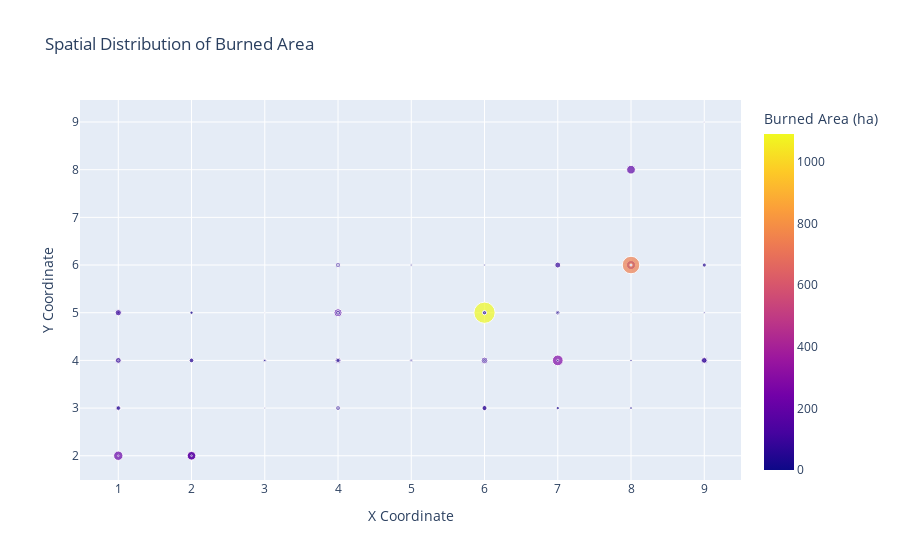

Notebook code for this chart:
### Code cell
fig = px.scatter(df, x='X', y='Y', size='area', color='area', title='Spatial Distribution of Burned Area',
                  labels={'X': 'X Coordinate', 'Y': 'Y Coordinate', 'area': 'Burned Area (ha)'}, size_max=15)
fig.show()

### Figure 1 — Plotly figure (JSON) as saved in the notebook; plotly's stock layout.template omitted (floating-point values rounded to 4 significant figures; data arrays with more than 128 entries replaced by an {"elided": "..."} marker saying what was removed)
{"data": [{"hovertemplate": "X Coordinate=%{x}<br>Y Coordinate=%{y}<br>Burned Area (ha)=%{marker.color}<extra></extra>", "legendgroup": "", "marker": {"color": {"elided": "517 float values"}, "coloraxis": "coloraxis", "size": {"elided": "517 float values"}, "sizemode": "area", "sizeref": 4.848, "symbol": "circle"}, "mode": "markers", "name": "", "orientation": "v", "showlegend": false, "type": "scatter", "x": {"elided": "517 int values"}, "xaxis": "x", "y": {"elided": "517 int values"}, "yaxis": "y"}], "layout": {"coloraxis": {"colorbar": {"title": {"text": "Burned Area (ha)"}}, "colorscale": [[0, "#0d0887"], [0.1111, "#46039f"], [0.2222, "#7201a8"], [0.3333, "#9c179e"], [0.4444, "#bd3786"], [0.5556, "#d8576b"], [0.6667, "#ed7953"], [0.7778, "#fb9f3a"], [0.8889, "#fdca26"], [1, "#f0f921"]]}, "legend": {"itemsizing": "constant", "tracegroupgap": 0}, "title": {"text": "Spatial Distribution of Burned Area"}, "xaxis": {"anchor": "y", "domain": [0, 1], "title": {"text": "X Coordinate"}}, "yaxis": {"anchor": "x", "domain": [0, 1], "title": {"text": "Y Coordinate"}}}}
